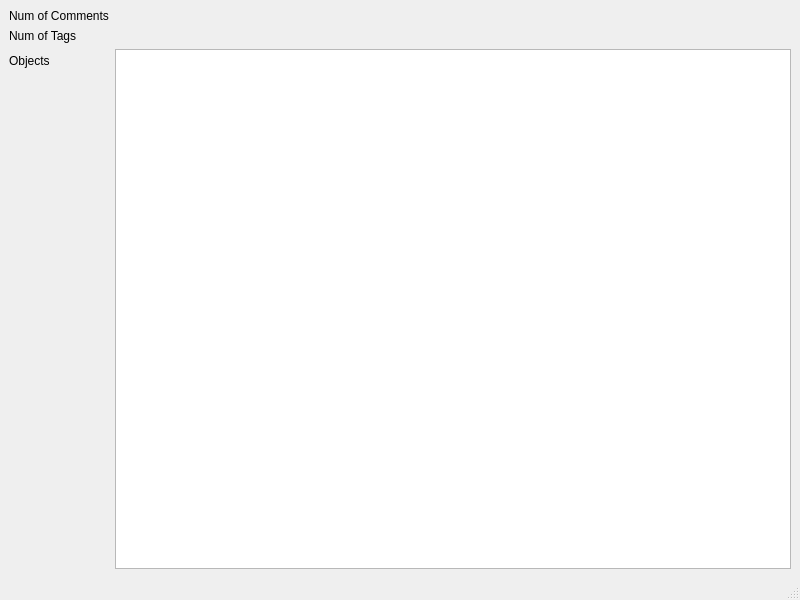
<?xml version="1.0" encoding="UTF-8"?>
<ui version="4.0">
 <class>LogWindow</class>
 <widget class="QMainWindow" name="LogWindow">
  <property name="geometry">
   <rect>
    <x>0</x>
    <y>0</y>
    <width>800</width>
    <height>600</height>
   </rect>
  </property>
  <property name="windowTitle">
   <string>MainWindow</string>
  </property>
  <widget class="QWidget" name="centralwidget">
   <layout class="QHBoxLayout" name="horizontalLayout_2">
    <item>
     <layout class="QFormLayout" name="formLayout">
      <item row="0" column="0">
       <widget class="QLabel" name="label">
        <property name="text">
         <string>Num of Comments</string>
        </property>
       </widget>
      </item>
      <item row="1" column="0">
       <widget class="QLabel" name="label_2">
        <property name="text">
         <string>Num of Tags</string>
        </property>
       </widget>
      </item>
      <item row="2" column="0">
       <widget class="QLabel" name="label_3">
        <property name="text">
         <string>Objects</string>
        </property>
       </widget>
      </item>
      <item row="2" column="1">
       <widget class="QPlainTextEdit" name="plainTextEditObjects"/>
      </item>
      <item row="0" column="1">
       <widget class="QLabel" name="labelNumOfComments">
        <property name="text">
         <string/>
        </property>
       </widget>
      </item>
      <item row="1" column="1">
       <widget class="QLabel" name="labelNumOfTags">
        <property name="text">
         <string/>
        </property>
       </widget>
      </item>
     </layout>
    </item>
   </layout>
  </widget>
  <widget class="QMenuBar" name="menubar">
   <property name="geometry">
    <rect>
     <x>0</x>
     <y>0</y>
     <width>800</width>
     <height>21</height>
    </rect>
   </property>
  </widget>
  <widget class="QStatusBar" name="statusbar"/>
 </widget>
 <resources/>
 <connections/>
</ui>
